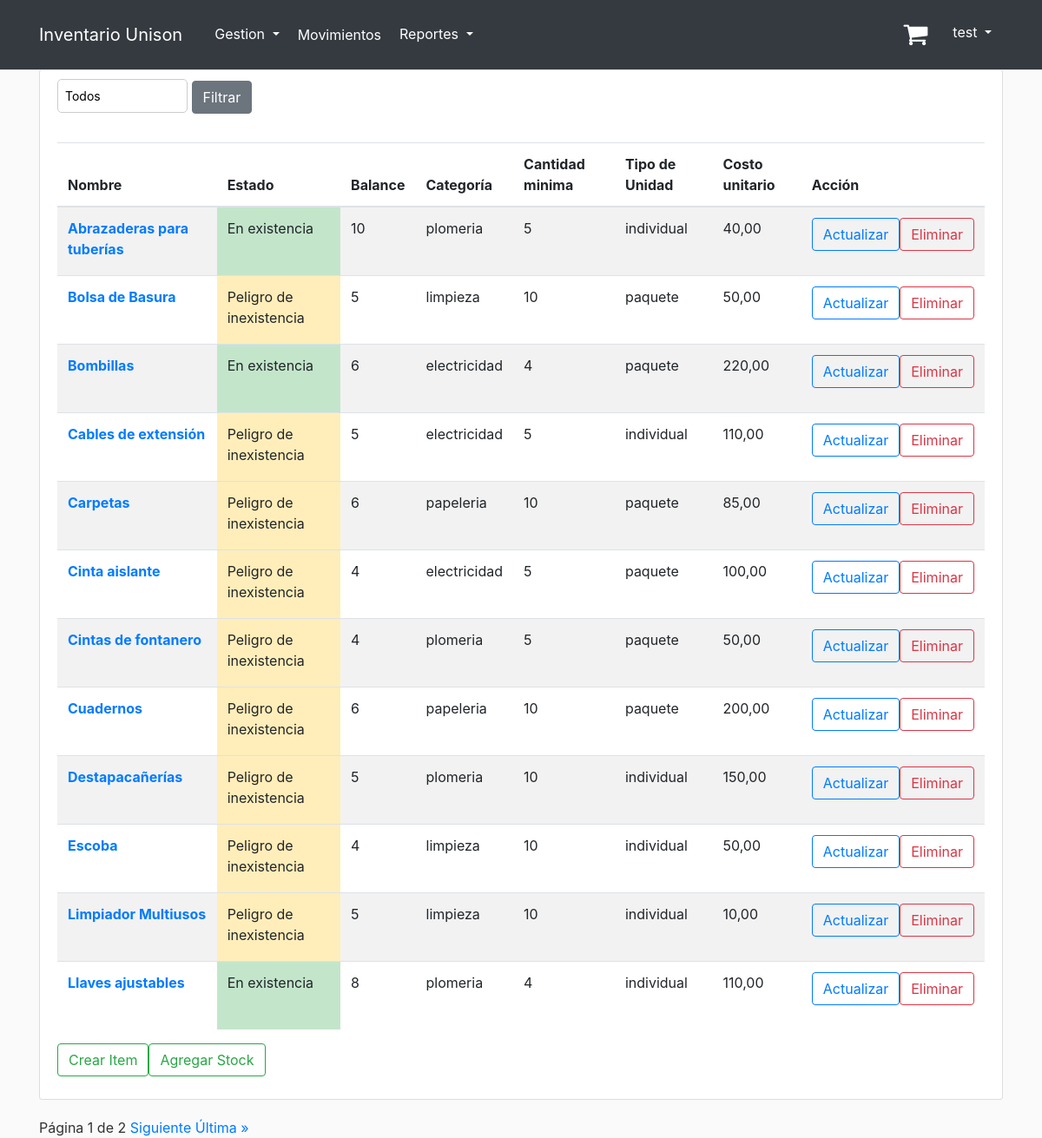
Screenshot of /manage_items/ (signed in) with the database file from the repository.
### inventory/models.py (models this page shows, shortened)
class Item(models.Model):
    CATEGORY_CHOICES = [
        ('papeleria', 'Papelería'),
        ('limpieza', 'Limpieza'),
        ('plomeria', 'Plomería'),
        ('electricidad', 'Electricidad'),
    ]
    UNIT_CHOICES = [
        ('paquete', 'Paquete'),
        ('block', 'Block'),
        ('individual', 'Individual'),
        ('caja', 'Caja'),
    ]
    name = models.CharField(max_length=255)
    image = models.ImageField(default='default_item.jpg', upload_to='item_pics')
    sku = models.DecimalField(max_digits=10, decimal_places=0, unique=True)
    category = models.CharField(max_length=20, choices=CATEGORY_CHOICES)
    description = models.TextField()
    unit_type = models.CharField(max_length=20, choices=UNIT_CHOICES)
    unit_price = models.DecimalField(max_digits=10, decimal_places=2)
    stock = models.IntegerField(default=0)
    low_stock_threshold = models.IntegerField(default=10)
    unison = models.BooleanField(default=True)

### inventory/views.py (the view)
# urls.py: path('manage_items/', views.manage_items, name='manage_items'),
@staff_member_required
def manage_items(request):
    items = Item.objects.all().order_by('name')
    categories = items.values_list('category', flat=True).distinct()
    selected_category = request.GET.get('category')
    if selected_category:
        items = items.filter(category=selected_category)
    items_per_page = 12
    paginator = Paginator(items, items_per_page)
    page = request.GET.get('page')
    try:
        items = paginator.page(page)
    except PageNotAnInteger:
        items = paginator.page(1)
    except EmptyPage:
        items = paginator.page(paginator.num_pages)
    context = {
        'title': 'Gestion de articulos',
        'items': items,
        'categories' : categories,
        'selected_category' : selected_category,
    }
    return render(request, 'inventory/manage_items.html', context)

### inventory/templates/inventory/manage_items.html (shortened to what this page needs)
{% extends "base.html" %}
{% block content %}
    <div class="content-section">
            <form method="GET" action="">
            <div class="styled-select">
                <select name="category" id="category">
                    <option value="" {% if not selected_category %} selected {% endif %}>Todos</option>
                </select>
            </div>
            <button class="btn btn-secondary" type="submit" value="Filter">Filtrar</button>
        </form>
        <br>
        <table class="table table-striped">
            <thead>
            <tr>
                <th scope="col">Nombre</th>
                <th scope="col">Estado</th>
                <th scope="col">Balance</th>
                <th scope="col">Categoría</th>
                <th scope="col">Cantidad minima</th>
                <th scope="col">Tipo de Unidad</th>
                <th scope="col">Costo unitario</th>
                <th scope="col">Acción</th>
            </tr>
            </thead>
            <tbody>
            {% for item in items %}
                <tr>
                    <th scope="row">
                        <a href="{% url 'display_item' item.id %}">{{ item.name }}</a>
                    </th>
                    {% if item.stock == 0 %}
                        <td class="table-danger">Inexistencia</td>
                    {% else %}
                        {% if item.stock <= item.low_stock_threshold %}
                            <td class="table-warning">Peligro de inexistencia</td>
                        {% else %}
                            <td class="table-success">En existencia</td>
                        {% endif %}
                    {% endif %}
                    <td> {{ item.stock }}</td>
                    <td> {{ item.category }}</td>
                    <td> {{ item.low_stock_threshold }}</td>
                    <td> {{ item.unit_type }}</td>
                    <td> {{ item.unit_price }}</td>
                    <td>
                        <div class="form-group">
                            <div class="btn-group" role="group">
                                <form method="get" action="{% url 'update_item' item.id %}">
                                    <button class="btn btn-outline-primary" type="submit">Actualizar</button>
                                </form>
                                <form method="get" action="{% url 'delete_item' item.id %}">
                                    <button class="btn btn-outline-danger" onclick="return confirmDelete();"
                                            type="submit">
                                        Eliminar
                                    </button>
                                </form>
                            </div>
                        </div>
                    </td>
                </tr>
            {% endfor %}
            </tbody>
        </table>
        <div class="form-group">
            <div class="btn-group" role="group">
                <form method="get" action="{% url 'create_item' %}">
                    <button class="btn btn-outline-success" type="submit">Crear Item</button>
                </form>
                <form method="get" action="{% url 'add_stock' %}">
                    <button class="btn btn-outline-success" type="submit">
                        Agregar Stock
                    </button>
                </form>
            </div>
        </div>
    </div>
    <div class="pagination">
    <span class="step-links">
        <span class="current">
            Página {{ items.number }} de {{ items.paginator.num_pages }}
        </span>
        {% if items.has_next %}
            <a href="?page={{ items.next_page_number }}">Siguiente</a>
            <a href="?page={{ items.paginator.num_pages }}">Última &raquo;</a>
        {% endif %}
    </span>
    </div>
{% endblock content %}

### templates/base.html (shortened to what this page needs)
{% load static %}
{% load i18n %}
{% language 'es' %}
<!DOCTYPE html>
<html lang="es">
<head>
    <link rel="stylesheet" href="https://cdnjs.cloudflare.com/ajax/libs/font-awesome/4.7.0/css/font-awesome.min.css">
    <link rel="stylesheet" href="https://cdn.jsdelivr.net/npm/bootstrap@4.3.1/dist/css/bootstrap.min.css"
>
    <link rel="stylesheet" type="text/css" href="{% static 'inventory/main.css' %}">
</head>
<body>
<header class="site-header">
    <nav class="navbar navbar-expand-md navbar-dark bg-dark fixed-top border-bottom">
        <div class="container">
            <a class="navbar-brand mr-4" href="/">Inventario Unison</a>
            <div class="collapse navbar-collapse" id="navbarToggle">
                <div class="navbar-nav mr-auto">
                    {% if user.is_staff %}
                        <li class="nav-item dropdown">
                            <button class="btn btn-dark dropdown-toggle" data-bs-toggle="dropdown"
                                    aria-expanded="false">
                                Gestion
                            </button>
                        </li>
                        <a class="nav-item nav-link" href="{% url 'movements' %}" style="color: white;">Movimientos</a>
                        <li class="nav-item dropdown">
                            <button class="btn btn-dark dropdown-toggle" data-bs-toggle="dropdown"
                                    aria-expanded="false">
                                Reportes
                            </button>
                        </li>
                    {% endif %}
                </div>
                <div class="navbar-nav">
                    {% if user.is_authenticated %}
                        <div class="d-flex m-3 me-0">
                            <a href="{% url 'shopping_cart' %}" class="position-relative me-4 my-auto">
                                <i class="fa fa-shopping-cart" aria-hidden="true"
                                   style="font-size:30px; color: white;"></i>
                            </a>
                        </div>
                        <div class="dropdown">
                            <button class="btn btn-dark dropdown-toggle" type="button" id="dropdownMenuButton"
                                    data-toggle="dropdown" aria-haspopup="true" aria-expanded="false"
                                    style="position: relative; top: 10px;">
                                {{ user.username }}
                            </button>
                        </div>
                    {% else %}
                        <a class="nav-item nav-link" href="{% url 'login' %}">Iniciar Sesion</a>
                    {% endif %}
                </div>
            </div>
        </div>
    </nav>
</header>
<main role="main" class="container">
    {% block content %}{% endblock %}
</main>
</body>
</html>
{% endlanguage %}

### inventory/static/inventory/main.css (style rules this page uses)
body { background: #fafafa; color: #333333; margin-top: 5rem; }
.site-header .navbar-nav .nav-link { color: #cbd5db; }
.content-section { background: #ffffff; padding: 10px 20px; border: 1px solid #dddddd; border-radius: 3px; margin-bottom: 20px; }

### inventory/templates/inventory/manage_items.html (style rules this page uses)
.styled-select { position: relative; display: inline-block; width: 150px; margin-bottom: 10px; }
.styled-select select { appearance: none; -webkit-appearance: none; -moz-appearance: none; width: 100%; padding: 8px; font-size: 14px; border: 1px solid #ccc; border-radius: 5px; background-color: #fff; cursor: pointer; }
.styled-select select option { padding: 5px; font-size: 14px; cursor: pointer; }
.styled-select select option:checked { background-color: #007bff; color: #fff; }

### rows the page displays
Item: name "Abrazaderas para tuberías", shows "En existencia", stock "10", category "plomeria", low_stock_threshold "5", unit_type "individual", unit_price "40,00"
Item: name "Bolsa de Basura", shows "Peligro de inexistencia", stock "5", category "limpieza", low_stock_threshold "10", unit_type "paquete", unit_price "50,00"
Item: name "Bombillas", shows "En existencia", stock "6", category "electricidad", low_stock_threshold "4", unit_type "paquete", unit_price "220,00"
Item: name "Cables de extensión", shows "Peligro de inexistencia", stock "5", category "electricidad", low_stock_threshold "5", unit_type "individual", unit_price "110,00"
Item: name "Carpetas", shows "Peligro de inexistencia", stock "6", category "papeleria", low_stock_threshold "10", unit_type "paquete", unit_price "85,00"
Item: name "Cinta aislante", shows "Peligro de inexistencia", stock "4", category "electricidad", low_stock_threshold "5", unit_type "paquete", unit_price "100,00"
Item: name "Cintas de fontanero", shows "Peligro de inexistencia", stock "4", category "plomeria", low_stock_threshold "5", unit_type "paquete", unit_price "50,00"
Item: name "Cuadernos", shows "Peligro de inexistencia", stock "6", category "papeleria", low_stock_threshold "10", unit_type "paquete", unit_price "200,00"
Item: name "Destapacañerías", shows "Peligro de inexistencia", stock "5", category "plomeria", low_stock_threshold "10", unit_type "individual", unit_price "150,00"
Item: name "Escoba", shows "Peligro de inexistencia", stock "4", category "limpieza", low_stock_threshold "10", unit_type "individual", unit_price "50,00"
Item: name "Limpiador Multiusos", shows "Peligro de inexistencia", stock "5", category "limpieza", low_stock_threshold "10", unit_type "individual", unit_price "10,00"
Item: name "Llaves ajustables", shows "En existencia", stock "8", category "plomeria", low_stock_threshold "4", unit_type "individual", unit_price "110,00"

### other values shown
{{ user.username }} "test"
{{ items.number }} "1"
{{ items.paginator.num_pages }} "2"
